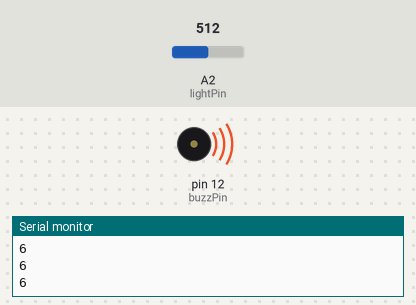
The sketch below on a simulated Arduino Uno, built with avr-gcc and run on an emulated ATmega328P. Shown: buzzer (waves = sounding), the last lines printed to the serial monitor. The inputs (shaded band) are chosen by the test bench; at power-on: A2 (lightPin) = 512.

Above: at 1.2 s.
1.3 s: A2 (lightPin) set to 86
At 2.3 s:
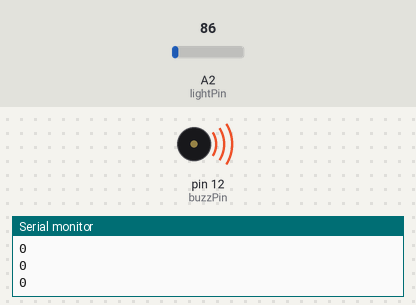
2.8 s: A2 (lightPin) set to 70
At 4.1 s:
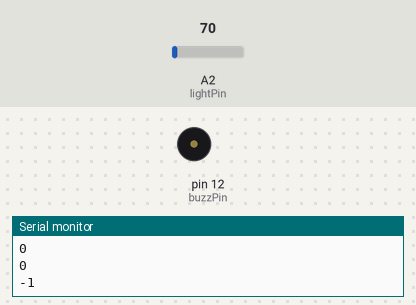
Timing chart, 0 to 5.8 s (numbered marks = the images above; inputs shaded):
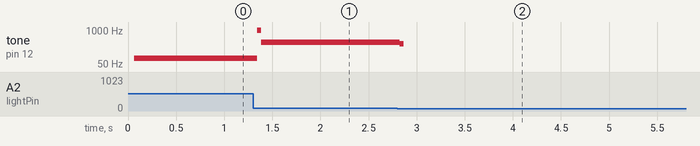

Measured:
- the behaviour switches between 78 and 77 on A2 (lightPin) (found by bisection; images 1 and 2)
- after the input at 1.3 s, tone on pin 12 (buzzPin): 82 Hz → 977 Hz at once, → 334 Hz 0.04 s later
- after the input at 2.8 s, tone on pin 12 (buzzPin): 334 Hz → 304 Hz at once, → silent 0.04 s later

The sketch:

photoandpass.ino
```cpp
int lightPin=A2;
int buzzPin=12;
int lightVal;
int del;

void setup() {
Serial.begin(9600);
pinMode(buzzPin,OUTPUT);
pinMode(lightPin,INPUT);

}

void loop() {

lightVal=analogRead(lightPin);
del=(9./550.)*lightVal-(9.*200./550.)+1.;

Serial.println(del);
digitalWrite(buzzPin, HIGH);
delay(del);
digitalWrite(buzzPin, LOW);
delay(del);

}
```
